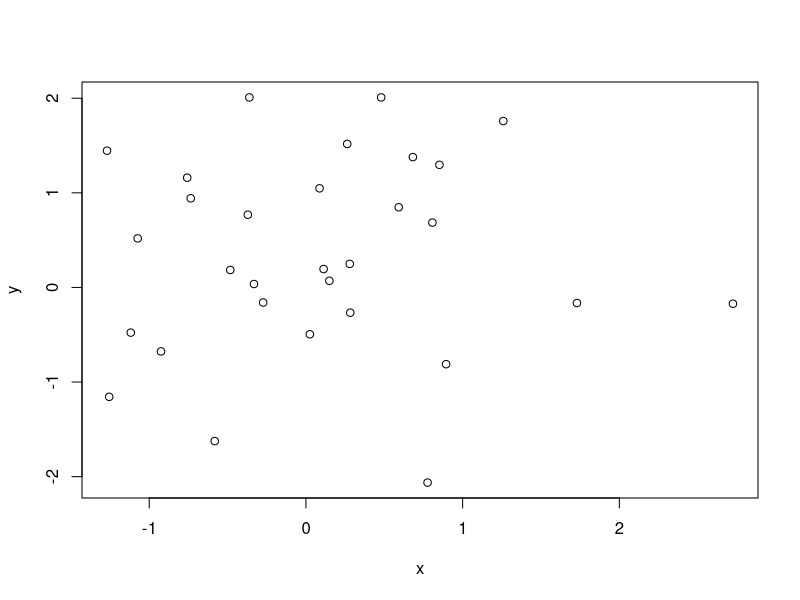
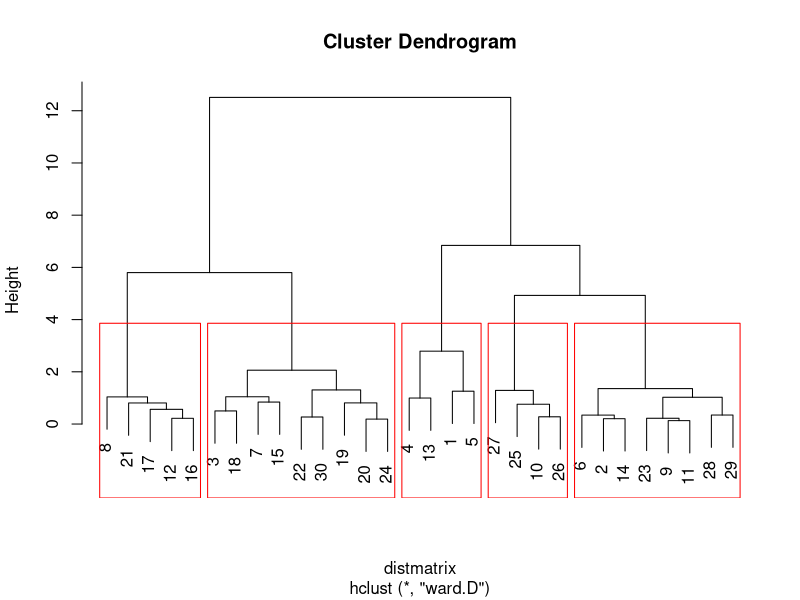

Write R code to recreate these figures, in order.
## ---- chunk 1
x <- rnorm(30)
y <- rnorm(30)
plot(x,y)
## ---- chunk 2
datamatrix <- cbind(x,y)
distmatrix <- dist(datamatrix)
fit <- hclust(distmatrix, method="ward.D")
plot(fit)
groups <- cutree(fit, k=5)
rect.hclust(fit, k=5, border="red")
